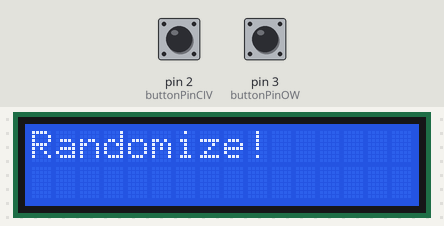
The sketch below on a simulated Arduino Uno, built with avr-gcc and run on an emulated ATmega328P. Parts: 16×2 character LCD. The test bench sets the inputs (shaded band); at power-on: pin 2 (buttonPinCIV) LOW, pin 3 (buttonPinOW) LOW. Random numbers use the default seed unless the sketch sets one.

Above: at 1.2 s.
1.3 s: pin 2 (buttonPinCIV) pulled HIGH for 3.2 s
At 5.0 s:
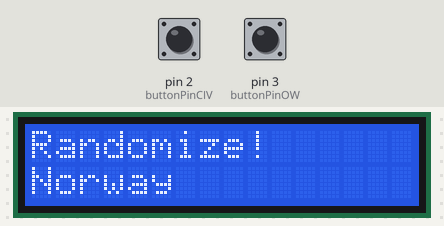
6.0 s: pin 3 (buttonPinOW) pulled HIGH for 1 s
At 8.0 s:
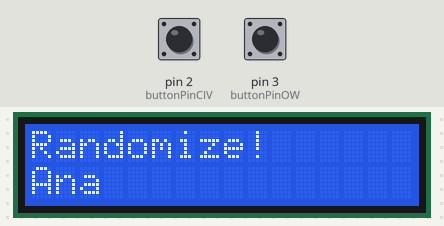
8.5 s: pin 3 (buttonPinOW) pulled HIGH for 0.15 s
At 9.8 s:
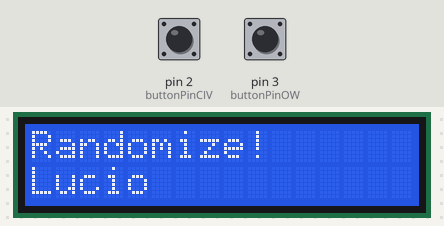
10.1 s: pin 2 (buttonPinCIV) pulled HIGH for 0.15 s
At 11.1 s:
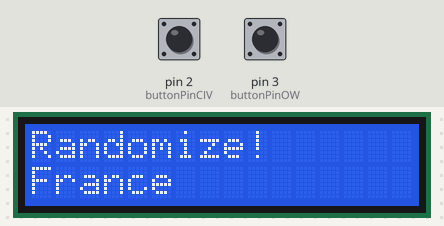
11.7 s: pin 3 (buttonPinOW) pulled HIGH for 3.2 s
At 15.2 s:
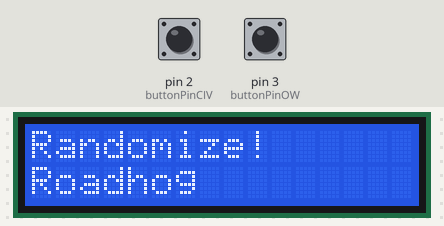
16.4 s: pin 2 (buttonPinCIV) pulled HIGH for 1 s
At 18.4 s:
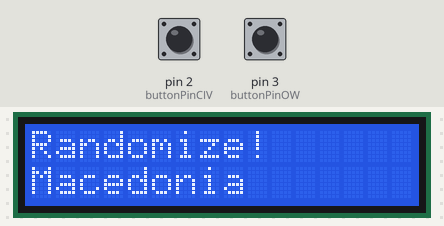
Timing chart, 0 to 19.9 s (numbered marks = the images above; inputs shaded):
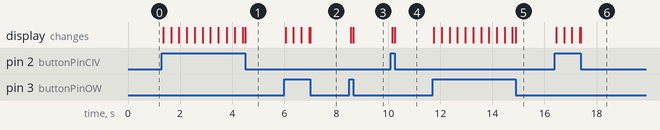

Measured:
- after the input at 1.3 s, the display: first changes after 0.05 s (image 1 shows a later state)
- after the input at 6.0 s, the display: first changes after 0.05 s (image 2 shows a later state)
- after the input at 8.5 s, the display: first changes after 0.05 s (image 3 shows a later state)
- after the input at 10.1 s, the display: first changes after 0.05 s (image 4 shows a later state)
- after the input at 11.7 s, the display: first changes after 0.05 s (image 5 shows a later state)
- after the input at 16.4 s, the display: first changes after 0.05 s (image 6 shows a later state)

The sketch:

lcd-for-lan.ino
```cpp
#include <Button.h>
#include <LiquidCrystal.h>

LiquidCrystal lcd(7, 8, 9, 10, 11 , 12);

// set pin numbers:
const int buttonPinCIV = 2;     // the number of the civ-button pin
const int buttonPinOW = 3;     // the number of the civ-button pin

// variables will change:
int buttonStateCIV = 0;         // variable for reading the pushbutton status
int buttonStateCIVLast = LOW;
int buttonStateCIVCurrent = 0;
int buttonStateOW = 0;         // variable for reading the pushbutton status
int buttonStateOWLast = LOW;
int buttonStateOWCurrent = 0;

// the following variables are unsigned long's because the time, measured in miliseconds,
// will quickly become a bigger number than can be stored in an int.
unsigned long lastDebounceTimeCIV = 0;  // the last time the output pin was toggled
unsigned long lastDebounceTimeOW = 0;  // the last time the output pin was toggled
unsigned long debounceDelay = 50;    // the debounce time; increase if the output flickers

//Button buttonCIV = Button(2, PULLUP);
//Button buttonOW = Button(3, PULLUP);


// DEBOUNCE: https://www.arduino.cc/en/Tutorial/Debounce

const int numberOfCivs = 23;
const String civs[] = {"America", "Arabia", "Australia", "Aztec", "Brazilia", "Chinese", "Egypt", "England", "France",
"Germany", "Greece", "India", "Japan", "Kongo", "Macedonia", "Norway", "Persia", "Polen", "Rome", "Russia", "Scythia",
"Spain", "Sumeria"};

const int numberOfOwChars = 24;
const String owChars[] = {"Genji", "McCree", "Pharah", "Reaper", "Soldier: 76", "Sombra", "Tracer", "Bastion", "Hanzo",
"Junkrat", "Mei", "Torbjörn", "Widowmaker", "D.Va", "Orisa", "Reinhardt", "Roadhog", "Winston", "Zarya", "Ana", "Lucio",
"Mercy", "Symmetra", "Zenyatta"};


void setup() {
  // put your setup code here, to run once:
//Serial.begin(9600);

  // initialize LCD
  lcd.begin(16, 2);
  clearled();

  // initialize buttons
  // initialize the pushbutton pins as an input:
  pinMode(buttonPinCIV, INPUT);
  pinMode(buttonPinOW, INPUT);
}

void clearled()
{
  lcd.setCursor(0, 0);
  lcd.write("Randomize!");
  lcd.setCursor(0,1);
  lcd.write("                ");
}

void writeled(String msg)
{
    lcd.setCursor(0,1);
  lcd.write("                ");
  lcd.setCursor(0, 1);
  lcd.print(msg);
}

void loop() {;

// read the state of the pushbutton value:
  buttonStateCIV = digitalRead(buttonPinCIV);
  buttonStateOW = digitalRead(buttonPinOW);

//------------ CIV
  // If the switch changed, due to noise or pressing:
  if (buttonStateCIV != buttonStateCIVLast) {
    //Serial.print("CIV = Change\n");
    lastDebounceTimeCIV = millis();
  }

  if ((millis() - lastDebounceTimeCIV) > debounceDelay) {
    // whatever the reading is at, it's been there for longer
    // than the debounce delay, so take it as the actual current state:
    // randomize
    // if the button state has changed:
    if (buttonStateCIV != buttonStateCIVCurrent) {
      buttonStateCIVCurrent = buttonStateCIV;
    }
    // only randomize if the new button state is HIGH
      if (buttonStateCIVCurrent == HIGH) {
        writeled(randomizeCIV());
      }
  }
  // save the reading.  Next time through the loop,
  // it'll be the lastButtonState:
  buttonStateCIVLast = buttonStateCIV;


//------------ Overwatch

// If the switch changed, due to noise or pressing:
  if (buttonStateOW != buttonStateOWLast) {
    //Serial.print("OW = Change\n");
    lastDebounceTimeOW = millis();
  }

  if ((millis() - lastDebounceTimeOW) > debounceDelay) {
    // whatever the reading is at, it's been there for longer
    // than the debounce delay, so take it as the actual current state:
    // randomize
    // if the button state has changed:
    if (buttonStateOW != buttonStateOWCurrent) {
      buttonStateOWCurrent = buttonStateOW;
    }
    // only randomize if the new button state is HIGH
      if (buttonStateOWCurrent == HIGH) {
        writeled(randomizeOW());
      }
  }

  // save the reading.  Next time through the loop,
  // it'll be the lastButtonState:
  buttonStateOWLast = buttonStateOW;

}

String randomizeOW()
{
  //Serial.print("RandomizeOW\n");
  int rndOW = random(numberOfOwChars);
  //Serial.print("rndOW="+rndOW);
  return owChars[rndOW];
}

String randomizeCIV()
{
    //Serial.print("randomizeCIV\n");
  int rndCIV = random(numberOfCivs);
    //Serial.print("rndCIV="+rndCIV);
  return civs[rndCIV];
}
```
